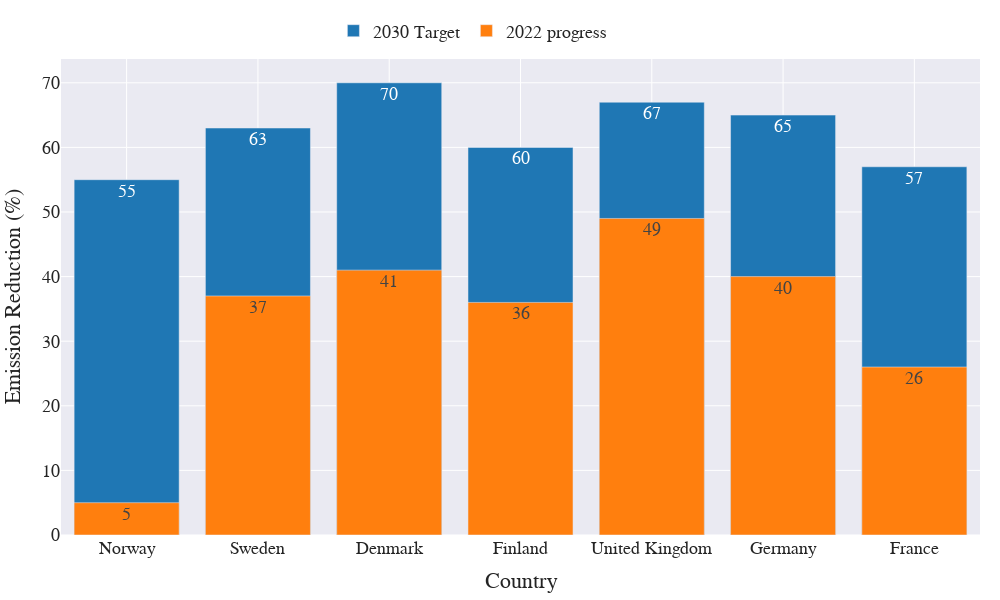

Notebook code cell kept with this figure:
### Markdown cell above
These links shows where the data are gathered from

**Denmark** \
[2030 Target](https://um.dk/en/foreign-policy/new-climate-action-strategy) \
[2022 Progress](https://www.dst.dk/en/Statistik/emner/miljoe-og-energi/groent-nationalregnskab/energi-og-emissionsregnskaber)

**Germany** \
[2030 Target](https://www.bundesregierung.de/breg-de/schwerpunkte/klimaschutz/klimaschutzgesetz-2021-1913672) \
[2022 Progress](https://www.umweltbundesamt.de/en/press/pressinformation/uba-forecast-2022-greenhouse-gas-emissions-down-19)

**United Kingdom** \
[2030 Target](https://researchbriefings.files.parliament.uk/documents/CBP-9888/CBP-9888.pdf) \
[2022 Progress](https://www.ons.gov.uk/economy/environmentalaccounts/bulletins/greenhousegasintensityprovisionalestimatesuk/provisionalestimates2022)

**Sweden** \
[2030 Target](https://climate-laws.org/document/the-swedish-climate-policy-framework_747b) \
[2022 Progress](https://www.statistikdatabasen.scb.se/pxweb/en/ssd/START__MI__MI0107/TotaltUtslappN/table/tableViewLayout1/) \
NATIONAL TOTAL (excluding LULUCF, excluding international transports)

**Finland** \
[2030 Target](https://valtioneuvosto.fi/en/-//1410903/annual-climate-report-additional-measures-are-needed-to-achieve-climate-targets#) \
[2022 Progress](https://www.treasuryfinland.fi/investor-relations/sustainability-and-finnish-government-bonds/data-finlands-ghg-emissions-energy-transition)

**France** \
[2030 Target](https://www.strategie.gouv.fr/sites/strategie.gouv.fr/files/atoms/files/fs-the-value-for-climate-action-final-web.pdf) \
[2022 Progress](https://www.statistiques.developpement-durable.gouv.fr/edition-numerique/chiffres-cles-du-climat-2023/en/9-french-overview-of-greenhouse-gases)

**Norway** \
[2030 Target and 2022 Progress](https://www.ssb.no/natur-og-miljo/forurensning-og-klima/statistikk/utslipp-til-luft/artikler/liten-nedgang-i-utslipp-av-klimagasser-i-2022) \

### Code cell
df = pd.DataFrame({
    'Country': ['Denmark', 'Germany', 'United Kingdom', 'Sweden', 'Finland', 'Norway', 'France'],
    'Current Emission Reduction': [41, 40, 49, 37, 36, 5, 26],
    'Emission Reduction Goal': [70, 65, 67, 63, 60, 55, 57]
})

# Define the order of countries
country_order = ['Norway', 'Sweden', 'Denmark', 'Finland', 'United Kingdom', 'Germany', 'France']

# Creating the barplot
fig = go.Figure()

# Adding the "Emission Reduction Goal" bar
fig.add_trace(go.Bar(
    x=df['Country'],
    y=df['Emission Reduction Goal'],
    name='2030 Target',
    marker_color=cols[0],
    text=[f'{val}' for val in df["Emission Reduction Goal"]]
))

# Adding the "Current Emission Reduction" bar
fig.add_trace(go.Bar(
    x=df['Country'],
    y=df['Current Emission Reduction'],
    name='2022 progress',
    marker_color=cols[1],
    text=[f'{val}' for val in df["Current Emission Reduction"]],
))

# Update the order of countries
fig.update_xaxes(categoryorder='array', categoryarray=country_order)

# Updating the layout
fig.update_layout(
    height=600, 
    width=1000, 
    barmode='overlay', # Overlay the bars
    xaxis_title='Country',
    yaxis_title='Emission Reduction (%)',
    margin=dict(l=20, r=20, t=20, b=20),
    legend=dict(orientation="h",
                yanchor="bottom",
                y=1.02,
                xanchor="right",
                x=0.6),
    template="seaborn",
    font=dict(family="Helvetica", size=18),
)

# Display the plot
fig.show()

### Figure 1 — Plotly figure (JSON) as saved in the notebook; plotly's stock layout.template omitted (floating-point values rounded to 4 significant figures)
{"data": [{"marker": {"color": "rgb(31, 119, 180)"}, "name": "2030 Target", "text": ["70", "65", "67", "63", "60", "55", "57"], "type": "bar", "x": ["Denmark", "Germany", "United Kingdom", "Sweden", "Finland", "Norway", "France"], "y": [70, 65, 67, 63, 60, 55, 57]}, {"marker": {"color": "rgb(255, 127, 14)"}, "name": "2022 progress", "text": ["41", "40", "49", "37", "36", "5", "26"], "type": "bar", "x": ["Denmark", "Germany", "United Kingdom", "Sweden", "Finland", "Norway", "France"], "y": [41, 40, 49, 37, 36, 5, 26]}], "layout": {"barmode": "overlay", "font": {"family": "Helvetica", "size": 18}, "height": 600, "legend": {"orientation": "h", "x": 0.6, "xanchor": "right", "y": 1.02, "yanchor": "bottom"}, "margin": {"b": 20, "l": 20, "r": 20, "t": 20}, "width": 1000, "xaxis": {"categoryarray": ["Norway", "Sweden", "Denmark", "Finland", "United Kingdom", "Germany", "France"], "categoryorder": "array", "title": {"text": "Country"}}, "yaxis": {"title": {"text": "Emission Reduction (%)"}}}}
